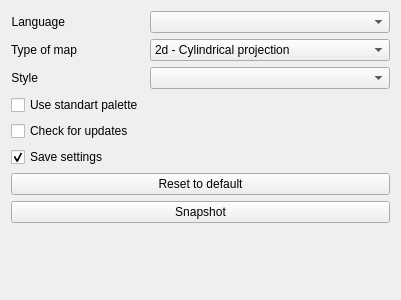
<?xml version="1.0" encoding="UTF-8"?>
<ui version="4.0">
 <class>SettingsWidget</class>
 <widget class="QWidget" name="SettingsWidget">
  <property name="geometry">
   <rect>
    <x>0</x>
    <y>0</y>
    <width>400</width>
    <height>300</height>
   </rect>
  </property>
  <property name="windowTitle">
   <string>Settings</string>
  </property>
  <property name="locale">
   <locale language="C" country="AnyCountry"/>
  </property>
  <layout class="QFormLayout" name="formLayout">
   <property name="fieldGrowthPolicy">
    <enum>QFormLayout::AllNonFixedFieldsGrow</enum>
   </property>
   <item row="0" column="0">
    <widget class="QLabel" name="labelLanguage">
     <property name="text">
      <string>Language</string>
     </property>
     <property name="alignment">
      <set>Qt::AlignRight|Qt::AlignTrailing|Qt::AlignVCenter</set>
     </property>
     <property name="buddy">
      <cstring>comboLanguage</cstring>
     </property>
    </widget>
   </item>
   <item row="0" column="1">
    <widget class="QComboBox" name="comboLanguage"/>
   </item>
   <item row="1" column="0">
    <widget class="QLabel" name="labelGlWidget">
     <property name="text">
      <string>Type of map</string>
     </property>
     <property name="buddy">
      <cstring>comboGlWidget</cstring>
     </property>
    </widget>
   </item>
   <item row="1" column="1">
    <widget class="QComboBox" name="comboGlWidget">
     <item>
      <property name="text">
       <string>2d - Cylindrical projection</string>
      </property>
     </item>
     <item>
      <property name="text">
       <string>3d - Earth</string>
      </property>
     </item>
    </widget>
   </item>
   <item row="2" column="0">
    <widget class="QLabel" name="labelStyle">
     <property name="text">
      <string>Style</string>
     </property>
     <property name="alignment">
      <set>Qt::AlignRight|Qt::AlignTrailing|Qt::AlignVCenter</set>
     </property>
     <property name="buddy">
      <cstring>comboStyle</cstring>
     </property>
    </widget>
   </item>
   <item row="2" column="1">
    <widget class="QComboBox" name="comboStyle"/>
   </item>
   <item row="3" column="0">
    <widget class="QCheckBox" name="checkPalette">
     <property name="text">
      <string>Use standart palette</string>
     </property>
    </widget>
   </item>
   <item row="4" column="0">
    <widget class="QCheckBox" name="checkUpdates">
     <property name="enabled">
      <bool>true</bool>
     </property>
     <property name="text">
      <string>Check for updates</string>
     </property>
    </widget>
   </item>
   <item row="5" column="0">
    <widget class="QCheckBox" name="checkSave">
     <property name="text">
      <string>Save settings</string>
     </property>
     <property name="checked">
      <bool>true</bool>
     </property>
    </widget>
   </item>
   <item row="7" column="0" colspan="2">
    <widget class="QPushButton" name="btnPrintScr">
     <property name="text">
      <string>Snapshot</string>
     </property>
    </widget>
   </item>
   <item row="8" column="0" colspan="2">
    <spacer name="verticalSpacer_2">
     <property name="orientation">
      <enum>Qt::Vertical</enum>
     </property>
     <property name="sizeHint" stdset="0">
      <size>
       <width>379</width>
       <height>40</height>
      </size>
     </property>
    </spacer>
   </item>
   <item row="6" column="0" colspan="2">
    <widget class="QPushButton" name="btnReset">
     <property name="enabled">
      <bool>true</bool>
     </property>
     <property name="text">
      <string>Reset to default</string>
     </property>
    </widget>
   </item>
  </layout>
 </widget>
 <tabstops>
  <tabstop>comboLanguage</tabstop>
  <tabstop>comboGlWidget</tabstop>
  <tabstop>comboStyle</tabstop>
  <tabstop>checkPalette</tabstop>
  <tabstop>checkUpdates</tabstop>
  <tabstop>checkSave</tabstop>
  <tabstop>btnReset</tabstop>
  <tabstop>btnPrintScr</tabstop>
 </tabstops>
 <resources/>
 <connections/>
</ui>
